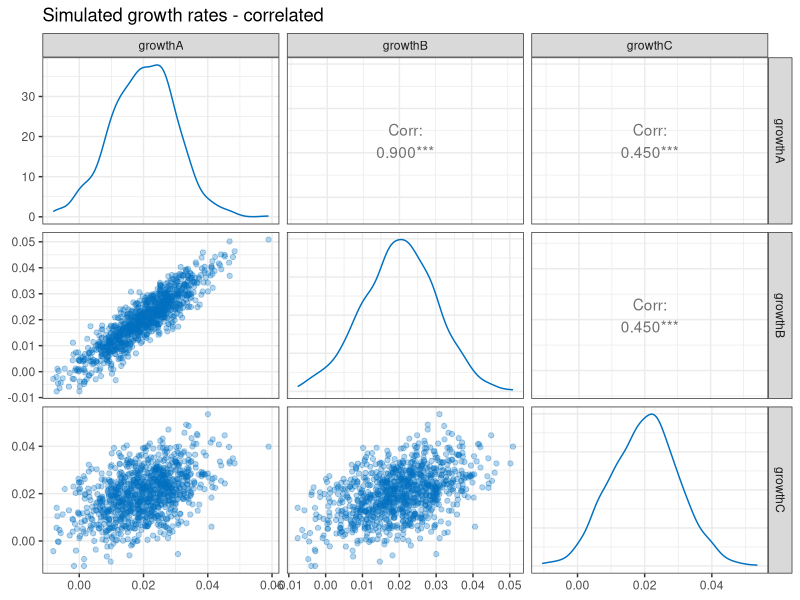
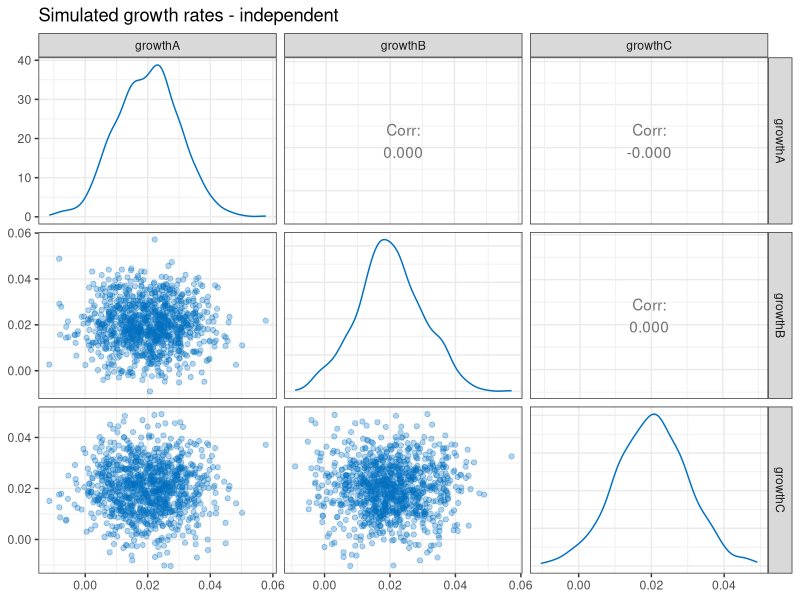
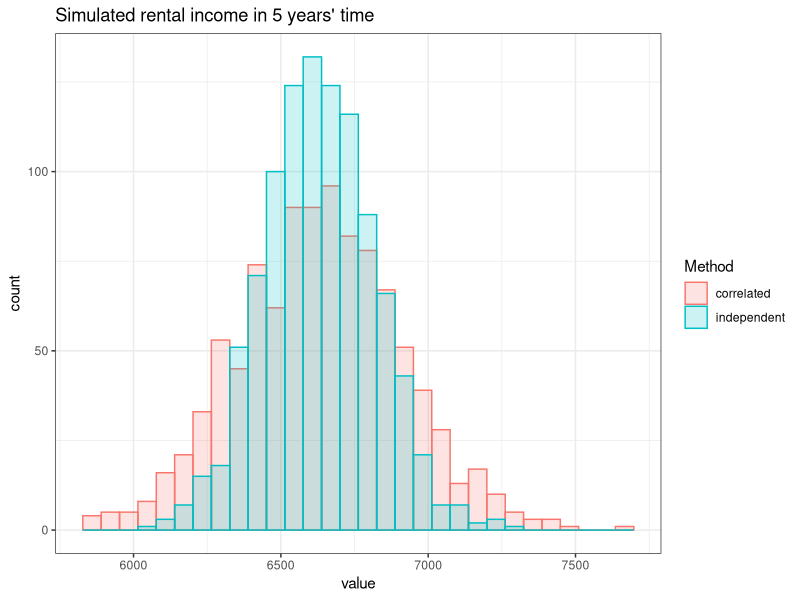

Recreate these plots in R, in order.
## ---- chunk 1
library(tidyverse)
library(MASS)   # to produce multivariate correlated variables
## ---- chunk 2
## means of individual distributions
mu_A <- 0.02
mu_B <- 0.02
mu_C <- 0.02
## standard deviations
sd_A <- 0.01
sd_B <- 0.01
sd_C <- 0.01
## correlations
cor_AB <- 0.90
cor_AC <- 0.45
cor_BC <- 0.45
## ---- chunk 3
# Variance 
# (= standard deviation squared)
var_A <- sd_A^2
var_B <- sd_B^2
var_C <- sd_C^2

# Covariance 
# (= correlation between variables * product of their std devs)
cov_AB <- cor_AB * sd_A * sd_B
cov_AC <- cor_AC * sd_A * sd_C
cov_BC <- cor_BC * sd_B * sd_C

# Set seed so that our 'random' numbers are reproducible
set.seed(1)

# Generate normally distributed, correlated random variables
growth_cor <- mvrnorm(
  n     = 1000, 
  mu    = c(mu_A, mu_B, mu_C),
  Sigma = matrix(c(var_A,  cov_AB, cov_AC,
                   cov_AB, var_B,  cov_BC,
                   cov_AC, cov_BC, var_C),
                 ncol = 3, byrow = TRUE),
  empirical = TRUE)

# Final dataframe
growth_cor <- growth_cor %>% 
  as.data.frame()

names(growth_cor) <- c('growthA','growthB','growthC')
## ---- chunk 4
# Generate normally distributed, independent random variables

growth_ind <- mvrnorm(
  n     = 1000, 
  mu    = c(mu_A, mu_B, mu_C),
  Sigma = matrix(c(var_A, 0,     0,
                   0,     var_B, 0,
                   0,     0,     var_C),
                 ncol = 3, byrow = TRUE),
  empirical = TRUE)

# Final dataframe
growth_ind <- growth_ind %>% 
  as.data.frame()

names(growth_ind) <- c('growthA','growthB','growthC')
## ---- chunk 5
# Unload the MASS package
# This package can create issues with select() function
detach("package:MASS", unload=TRUE)
## ---- chunk 6
library(GGally) # to plot pairwise correlations

my_blue <- '#0070C0'

ggpairs(growth_cor,
        lower = list(
          continuous = wrap("points",alpha = 0.3, color = my_blue)),
        diag = list(
          continuous = wrap('densityDiag', color = my_blue))
        ) +
  labs(title = 'Simulated growth rates - correlated') +
  theme_bw()
## ---- chunk 7
ggpairs(growth_ind,
        lower = list(
          continuous = wrap("points",alpha = 0.3, color = my_blue)),
        diag = list(
          continuous = wrap('densityDiag', color = my_blue))
        ) +
  labs(title = 'Simulated growth rates - independent') +
  theme_bw()
## ---- chunk 8

# This is just to check that we get the expected mean and SD

table1 <-
  # start with the correlated growth data
  growth_cor %>% 
  mutate(Assumption = 'Correlated') %>% 
  # bind with the independent growth data
  rbind(growth_ind %>% 
        mutate(Assumption = 'Independent')) %>%
  # calculate mean and SD
  pivot_longer(-Assumption, names_to = 'Unit') %>% 
  group_by(Assumption, Unit) %>% 
  summarise(
    Mean = mean(value),
    SD   = sd(value)
  ) 

# produce table
#kbl(table1, 
#    caption = "Table 1: Summary of simulated growth rates") %>%
#  kable_styling(bootstrap_options = "striped", full_width = F)
## ---- chunk 9

# combine both correlated and independent growth rates
income <- cbind(growth_cor, growth_ind) %>% as.data.frame()

# change names
names(income) <- c('growthA_cor','growthB_cor','growthC_cor',
                   'growthA_ind','growthB_ind','growthC_ind') 

# caculate income using correlated and independent growth rates
income <- income %>% 
  mutate(income_cor = 2000*(1+growthA_cor)^5 + 
                      2000*(1+growthB_cor)^5 + 
                      2000*(1+growthC_cor)^5) %>% 
  mutate(income_ind = 2000*(1+growthA_ind)^5 + 
                      2000*(1+growthB_ind)^5 + 
                      2000*(1+growthC_ind)^5) %>% 
  
  # pivot longer
  select(correlated = income_cor, independent = income_ind) %>% 
  pivot_longer(everything(), names_to = 'Method')

## ---- chunk 10
  ggplot(data = income, aes(x = value, color = Method, fill = Method)) +
  geom_histogram(alpha = 0.2, position = 'identity') +
  #geom_density() +
  labs(title = "Simulated rental income in 5 years' time") +
  theme_bw() 
## ---- chunk 11
library(kableExtra)

income %>% 
  group_by(Method) %>% 
  summarise(
    Average = round(mean(value),0),
    `Std Dev` = round(sd(value),0),
    `% of trials < $6400` = round(sum(value < 6400)/10,1)
    ) %>% 
  kbl(caption = "Simulated monthly rent") %>%
  kable_styling(bootstrap_options = "striped", full_width = F)
